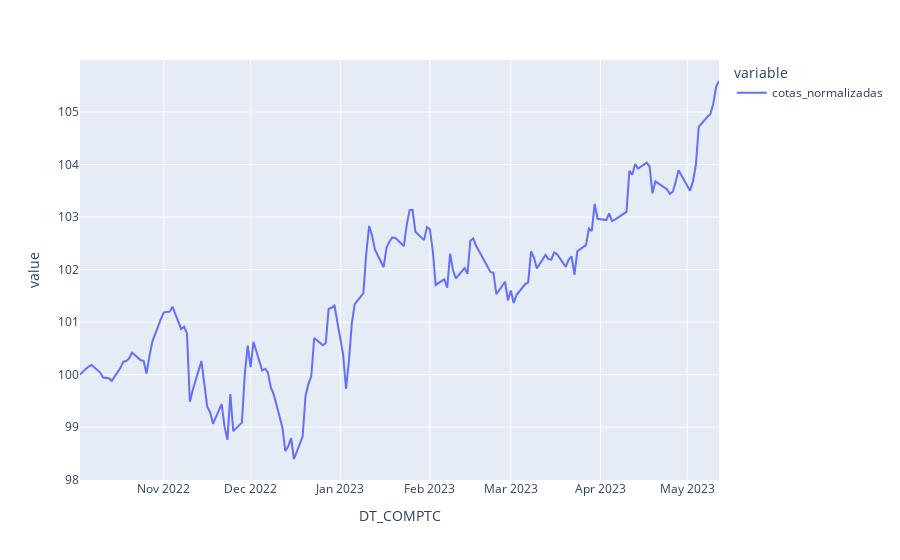

The code cell stored with this chart in its notebook:
### Code cell
#Axiom Infinity
cpnj_axiom_infinity = '46.649.069/0001-41'
den_social_axiom_infinity = 'AXIOM INFINITY FUNDO DE INVESTIMENTO MULTIMERCADO CRÉDITO PRIVADO'

infinity_fund = consulta_fundo(informes, cpnj_axiom_infinity)
infinity_fund['cotas_normalizadas'].plot()

### Figure 1 — Plotly figure (JSON) as saved in the notebook; plotly's stock layout.template omitted (floating-point values rounded to 4 significant figures; data arrays with more than 128 entries replaced by an {"elided": "..."} marker saying what was removed)
{"data": [{"hovertemplate": "variable=cotas_normalizadas<br>DT_COMPTC=%{x}<br>value=%{y}<extra></extra>", "legendgroup": "cotas_normalizadas", "line": {"color": "#636efa", "dash": "solid"}, "marker": {"symbol": "circle"}, "mode": "lines", "name": "cotas_normalizadas", "orientation": "v", "showlegend": true, "type": "scatter", "x": {"elided": "152 str values"}, "xaxis": "x", "y": {"elided": "152 float values"}, "yaxis": "y"}], "layout": {"legend": {"title": {"text": "variable"}, "tracegroupgap": 0}, "margin": {"t": 60}, "xaxis": {"anchor": "y", "domain": [0, 1], "title": {"text": "DT_COMPTC"}}, "yaxis": {"anchor": "x", "domain": [0, 1], "title": {"text": "value"}}}}
